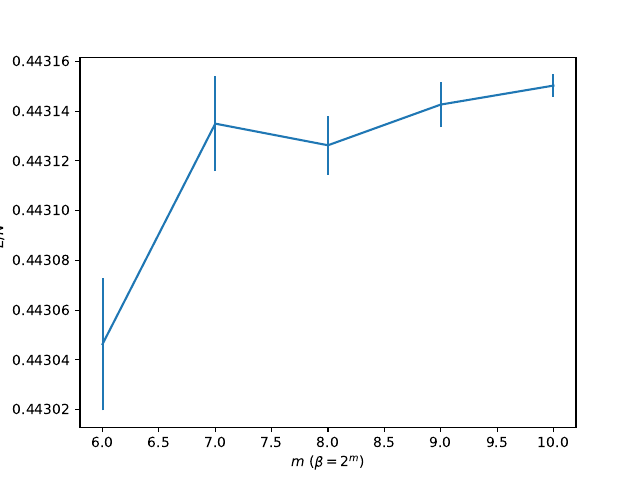

Here is the Python script that generated this plot:
import numpy as np
import matplotlib.pyplot as plt
from qmc_sse import simulate
from tqdm import tqdm

m3 = np.arange(6, 11, 1)
res3 = []
err3 = []
for i in tqdm(m3):
    r, e = simulate(1, 512, 2**i, 2000, 10000)
    res3.append(r)
    err3.append(e)
res3 = np.array(res3)
err3 = np.array(err3)

plt.errorbar(m3, -res3[:, 0], yerr=err3[:, 0], label=r'$N=512$')
plt.xlabel(r'$m$ ($\beta=2^m$)')
plt.ylabel(r'$-E/N$')
plt.savefig('1D_eng.pdf')
plt.show()